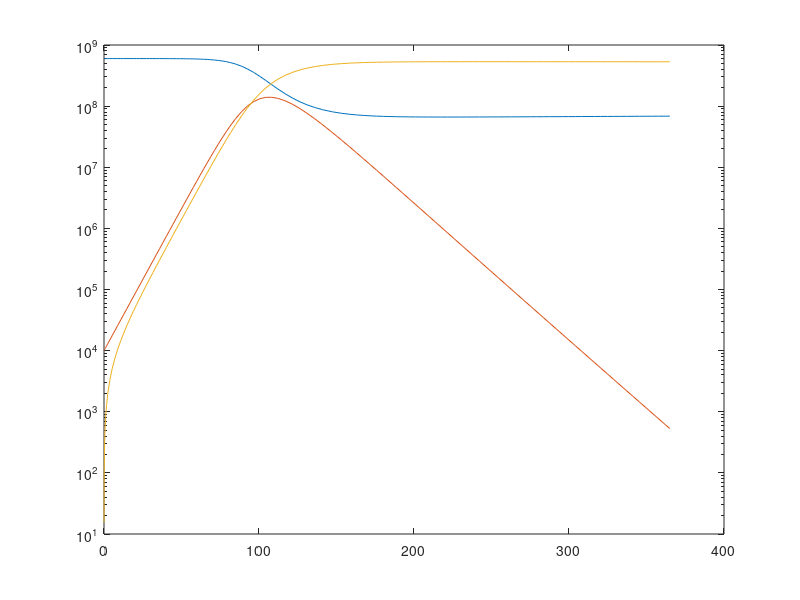

The MATLAB script that drew this image:
function sol = run_SIR()
% RUN_SIR simulation of the SIR model

% Dynamical parameters 
N = 6.0e8;      % total population
mu = 3.4e-5;    % natural death rate 1/80 years = 1/80/365 per day 
Lambda = N*mu;  % birth rate: set to keep N constant (ignoring deaths from covid-19)
gam = 1/14.0;  % recovery rate 1/two weeks = 1/14 

% transmission rate based on R0 = 2.5
% R0 = beta/gam
% beta = R0*gam
R0 = 2.5;
beta = R0*gam;   % infection rate S -> I

% Integration parameters 
IC = [(N-1e4); 1e4; 0]; % seed a few infected individuals
tspan = [0 365]; % in days 

% simulations
options = odeset('RelTol', 1e-6, 'AbsTol', 1e-6);
sol = ode45(@sir,tspan,IC,options)

figure(2); clf;
semilogy(sol.x, sol.y(1:3,:));

disp(['Percentage of contaminated 100*(E+I+R)/N at day ' num2str(tspan(2)), ': ', ...
  num2str(100*sum(sol.y(2:3,end)/N))]);


    function dxdt = sir(~,xx)  % nested function 
        % SEIR is the ODE rhs 
        
        S = xx(1); I = xx(2); R = xx(3);
        
        dxdt = [ Lambda - mu*S - beta*I/N*S;
                 beta*I/N*S - (mu+gam)*I;
                 gam*I - mu*R ]; 
             
    end                         % end nested function sir

end                             % end main function run_SIR 
